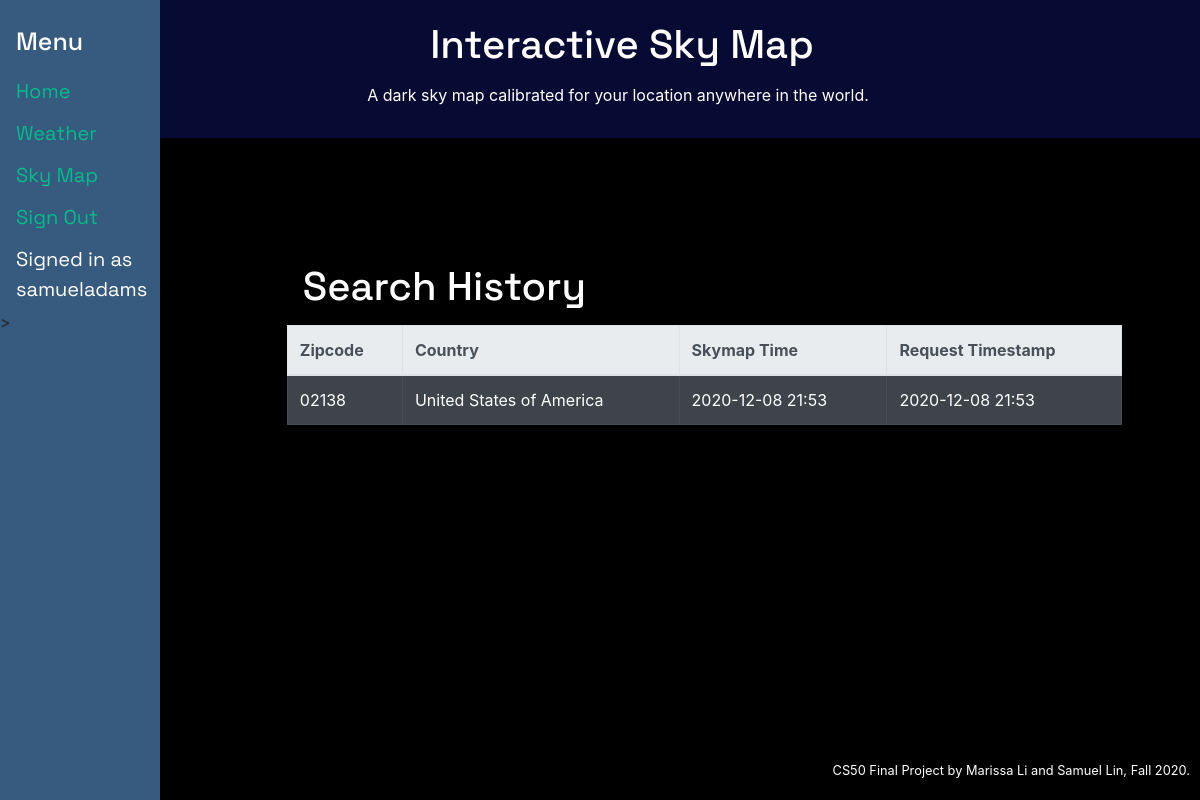
/ (signed in), run on the app's committed database.
### tables this page shows
CREATE TABLE 'timeplaces' (username TEXT NOT NULL, zipcode TEXT NOT NULL, country TEXT NOT NULL,'requesttime' DATETIME,'timestamp' DATETIME);

### application.py (the view)
@app.route("/")
@login_required
def index():
    cur1.execute("SELECT * FROM timeplaces WHERE username = ? ORDER BY timestamp", (session["username"],))
    search_history = cur1.fetchall()
    return render_template("index.html", search_history=search_history)

### application.py (called while the page is built)
@app.after_request
def after_request(response):
    response.headers["Cache-Control"] = "no-cache, no-store, must-revalidate"
    response.headers["Expires"] = 0
    response.headers["Pragma"] = "no-cache"
    return response

### helpers.py (called while the page is built)
def login_required(f):
    @wraps(f)
    def decorated_function(*args, **kwargs):
        if session.get("user_id") is None:
            return redirect("/login")
        return f(*args, **kwargs)
    return decorated_function

### templates/index.html (shortened to what this page needs)
{% extends "layout.html" %}
{% block main %}
<form>
  <h1>Search History</h1>
    <table class="table table-bordered table-hover table-striped table-dark">
        <thead class="thead-light">
          <tr>
            <th scope="col">Zipcode</th>
            <th scope="col">Country</th>
            <th scope="col">Skymap Time</th>
            <th scope="col">Request Timestamp</th>
          </tr>
        </thead>
        <tbody>
        {% for item in search_history %}
          <tr>
            <td>{{ item[1] }}</td>
            <td>{{ item[2] }}</td>
            <td>{{ item[3][0:16] }}</td>
            <td>{{ item[4][0:16] }}</td>
          </tr>
        {% endfor %}
        </tbody>
      </table>
</form>
{% endblock %}

### templates/layout.html (shortened to what this page needs)
<!DOCTYPE html>
<html lang="en">
    <head>
        <link rel="stylesheet" href="https://cdn.jsdelivr.net/npm/bootstrap@4.5.3/dist/css/bootstrap.min.css">
        <link href="/static/styles.css" rel="stylesheet">
    </head>
    <body>
        <div class="container-fluid">
          <div class="jumbotron jumbotron-fluid">
              <h1>Interactive Sky Map</h1>
                <p>A dark sky map calibrated for your location anywhere in the world. </p>
          </div>
        </div>
        <div class="sidenav">
            <h1>Menu</h1>
            <a class="nav-item" href="/">Home</a>
            <a class="nav-item" href="/weather">Weather</a>
            <a class="nav-item" href="/timeplace">Sky Map</a>
            {% if session["user_id"] %}
                <a class="nav-item" href="/logout">Sign Out</a>
                <a class="nav-item username-label">Signed in as {{ session["username"] }}</a>>
            {% else %}
                <a class="nav-item" href="/login">Sign In</a>
                <a class="nav-item" href="/register">Register</a>
            {% endif %}
        </div>
        <main class="container p-5">
            {% block main %}{% endblock %}
        </main>
        <footer class="small text-center text-muted">
            CS50 Final Project by Marissa Li and Samuel Lin, Fall 2020.
        </footer>
    </body>
</html>

### static/styles.css (style rules this page uses)
body { background-color: #000000; }
h1, p, label, .jumbotron, .sidenav a:hover, #skymap-label { color: #ffffff; }
.jumbotron { background-color: #070b34; padding: 15px; float: right; right: -18px; width: 100%; position: absolute; text-align: center; }
footer { position: fixed; right: 10px; bottom: 20px; z-index: -5; }
form, footer, .cat, table { padding-left: 20%; padding-top: 20%; }
.text-muted, .username-label { color: white!important; }
.sidenav { background-color: #375a7f; height: 100%; width: 160px; position: fixed; z-index: 1; top: 0; left: 0; overflow-x: hidden; padding-top: 20px; }
.sidenav a, h1, #skymap-label { padding: 6px 8px 6px 16px; text-decoration: none; display: block; font-family: 'Space Grotesk', sans-serif; }
.sidenav h1 { font-size: 25px; color: #ffffff; }
.sidenav a { font-size: 20px; color: #00bc8c; }

### data on the page
timeplaces: username "samueladams", zipcode "02138", country "United States of America", requesttime "2020-12-08 21:53", timestamp "2020-12-08 21:53"
